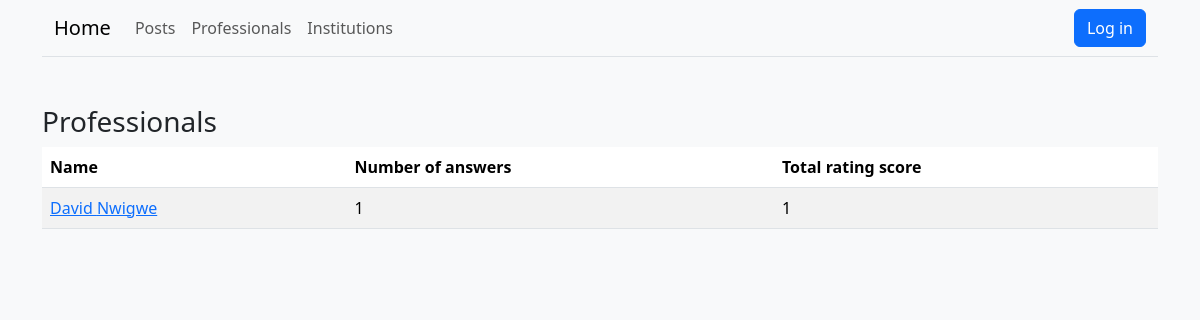
/professionals/, run on an earlier commit of the app's database.
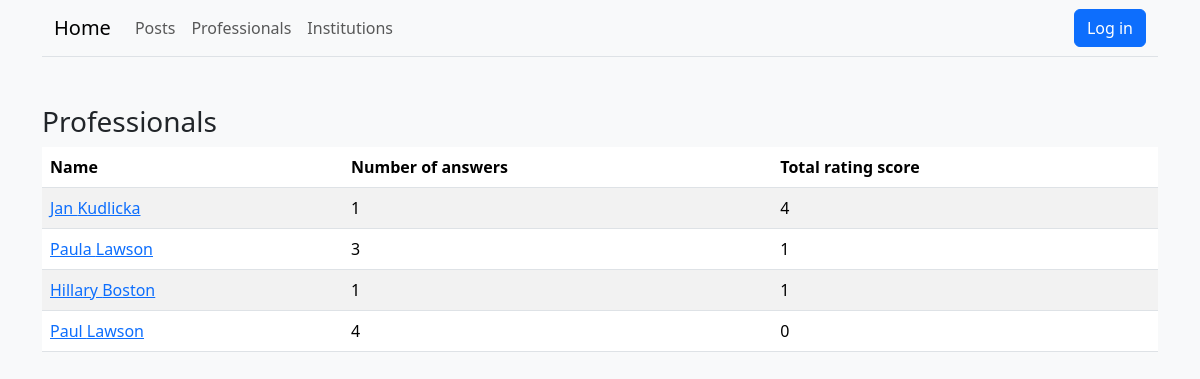
And on a later commit of the database.
### profile_page/models.py (models this page shows)
class ProfessionalProfile(models.Model):
    user = models.OneToOneField(User, on_delete=models.CASCADE, related_name="professional_profile")
    specializations = models.ManyToManyField(Category, related_name="professionals", blank=True)

### accounts/models.py (models this page shows, shortened)
class User(AbstractUser):
    class Role(models.TextChoices):
        USER = ("user", "User")
        PROFESSIONAL = ("professional", "Professional")
        INSTITUTION = ("institution", "Institution")
    account_type = models.CharField(max_length=20, choices=Role.choices)

### core/views.py (the view)
# urls.py: path("professionals/", views.professionals_view, name="professionals_list"),
def professionals_view(request):
    professionals = ProfessionalProfile.objects.annotate(
        total_ratings=Coalesce(Sum("answers__ratings__value"), Value(0)),
        answer_count=Coalesce(Count("answers", distinct=True), Value(0))
    ).order_by("-total_ratings", "-answer_count")
    context = {
        "title" : "Professionals",
        "professionals" : professionals
    }
    return render(request, "core/professionals.html", context=context)

### core/templates/core/professionals.html
{% extends "base.html" %}
{% block content %}
<h3>Professionals</h3>
<table class="table table-striped">
    <thead>
        <tr>
            <th>Name</th>
            <th>Number of answers</th>
            <th>Total rating score</th>
        </tr>
    </thead>
    <tbody>
        {% for prof in professionals %}
            <tr>
                <td><a href="{% url 'view_profile' prof.user.id %}">{{ prof.user.first_name }} {{ prof.user.last_name }}</a></td>
                <td>{{ prof.answer_count }}</td>
                <td>{{ prof.total_ratings }}</td>
            </tr>
        {% endfor %}
    </tbody>
</table>
{% endblock %}

### templates/base.html (shortened to what this page needs)
{% load static %}
<!DOCTYPE html>
<html lang="en">
<head>
    <link rel="stylesheet" href="{% static 'css/styles.css' %}">
    <link href="https://cdn.jsdelivr.net/npm/bootstrap@5.3.6/dist/css/bootstrap.min.css" rel="stylesheet"
>
    <link rel="stylesheet" href="https://cdn.jsdelivr.net/npm/bootstrap-icons@1.13.1/font/bootstrap-icons.min.css">
</head>
<body class="bg-light">
    <div class="container">
        <nav class="navbar navbar-expand-sm navbar-light bg-light, border-bottom mb-5">
            <div class="container-fluid">
                <a class="navbar-brand" href="{% url 'home' %}">Home</a>
                <div class="collapse navbar-collapse" id="nav_bar">
                    <ul class="navbar-nav me-auto">
                        <li class="nav-item">
                            <a class="nav-link" href="{% url 'search' %}">Posts</a>
                        </li>
                        <li class="nav-item">
                            <a class="nav-link" href="{% url 'professionals_list' %}">Professionals</a>
                        </li>
                        <li class="nav-item">
                            <a class="nav-link" href="{% url 'institutions_list' %}">Institutions</a>
                        </li>
                    </ul>
                    <ul class="navbar-nav">
                        {% if user.is_authenticated %}
                            {% if user.is_user %}
                            <li class="nav-item">
                                <a href="{% url 'write_post' %}" class="btn btn-primary">Write post</a>
                            </li>
                            {% endif %}
                        <li class="nav-item">
                            <a class="nav-link" href="{% url 'view_profile' user.id %}">Profile</a>
                        </li>
                        <li class="nav-item">
                            <a class="nav-link" href="{% url 'logout' %}">Log out</a>
                        </li>
                        {% else %}
                        <li class="nav-item">
                            {% include "accounts/login_modal.html" with id="loginModal" %}
                        </li>
                        {% endif %}
                    </ul>
                </div>
            </div>
        </nav>
        {% block content %}{% endblock %}
    </div>
</body>
</html>

### accounts/templates/accounts/login_modal.html (shortened to what this page needs)
{% extends "modal_base.html" %}
{% block button %}Log in{% endblock %}

### templates/modal_base.html (shortened to what this page needs)
<button type="button" class="btn btn-primary" data-bs-toggle="modal" data-bs-target="#{{ id }}">
    {% block button %}{% endblock %}
</button>

### accounts/templates/accounts/login_form.html (shortened to what this page needs)
{% extends "form_base.html" %}

What changed in the data, as far as the page shows it:
added ProfessionalProfile: user.first_name "Jan", user.last_name "Kudlicka", answer_count "1", total_ratings "4"
added ProfessionalProfile: user.first_name "Paula", user.last_name "Lawson", answer_count "3", total_ratings "1"
added ProfessionalProfile: user.first_name "Hillary", user.last_name "Boston", answer_count "1", total_ratings "1"
changed ProfessionalProfile: user.first_name "David" → "Paul"; user.last_name "Nwigwe" → "Lawson"; answer_count "1" → "4"; total_ratings "1" → "0"
